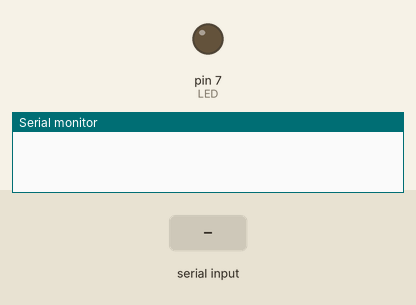
Recording of a sketch running on a simulated Arduino Uno, built with avr-gcc and run on an emulated ATmega328P. Shown: output pins drawn as LEDs (lit = HIGH), the last lines printed to the serial monitor. The test bench sets the inputs (shaded band).

Above: at 1.2 s.
1.3 s: "1\n" received over Serial
At 2.2 s:
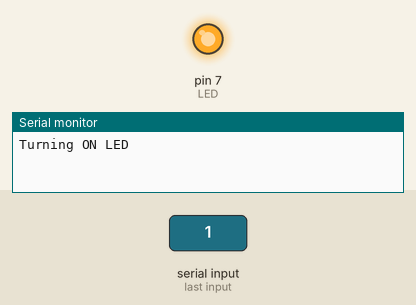
2.8 s: byte 48 ('0') received over Serial
At 3.3 s:
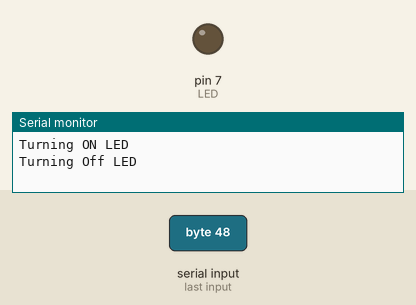
Timing chart, 0 to 5.8 s (numbered marks = the images above; inputs shaded):
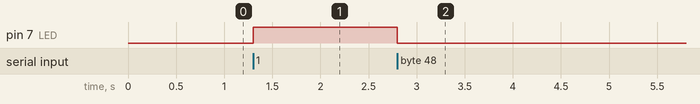

Measured:
- after the input at 1.3 s, pin 7 (LED): LOW → HIGH at once
- after the input at 2.8 s, pin 7 (LED): HIGH → LOW at once

The sketch:

DigitalOutput.ino
```cpp
const short LED = 7;

// the setup function runs once when you press reset or power the board
void setup() {
  // initialize digital pin LED_BUILTIN as an output.
  pinMode(LED, OUTPUT);
  Serial.begin(9600);
}

void flushReadBuffer()
{
  if(Serial.peek() != -1)
  {
    Serial.read();
  }
}

// the loop function runs over and over again forever
void loop() {
    while(!Serial.available());

    if(Serial.peek()!= -1)
    {
      char input = Serial.read();
      Serial.read();

      if(input == '0'){
        Serial.println("Turning Off LED");
        digitalWrite(LED, LOW);
      }
       else if( input == '1') {
        Serial.println("Turning ON LED");
        digitalWrite(LED, HIGH);
      }
      else {
        if(input != '\n')
        {
          Serial.print(input);
          Serial.println(" is not a valid input");
          Serial.println("1 to turn on LED, 0 to turn off LED");
        }

      }
    }
    flushReadBuffer();
}
```
